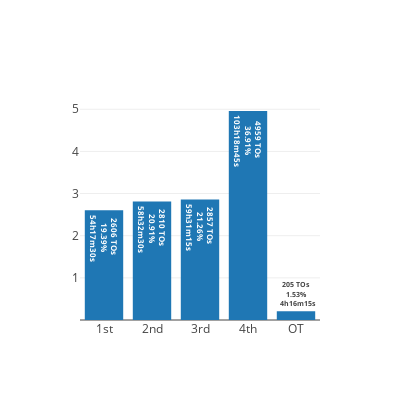

The notebook cell saved with this chart:
### Markdown cell above
# Timeouts per quarter

### Code cell
# Get data
# We clip it so that any value over 4 is replaced by 5 which are gonna all be a single OT bin.
timeout_quarter = timeouts['PERIOD'].clip(upper=5)

# Make a histogram with numpy
timeout_quarter_hist, timeout_quarter_edges = np.histogram(timeout_quarter, bins=5, range=(1, 6))

# Plotly figure
# Most of the customization can be done in their tool, like axes titles, widths and so on where it is much faster.
# However, there are some things that must be defined in the code.
# The correct tick labels for example, I haven't found a way to customize them.

# Define hover information
# I want to show percentage.
timeout_quarter_percentage = [(float(x)/sum(timeout_quarter_hist))*100 for x in timeout_quarter_hist]

time_wasted = []
for x in timeout_quarter_hist:
    m, s = divmod(x*75, 60)
    h, m = divmod(m, 60)
    time_wasted.append('{:d}h{:02d}m{:02d}s'.format(h, m, s))

# Format the strings to show
timeout_quarter_hover_text = ['<b>{y} TOs <br> {x:.2f}% <br> {z}'.format(x=timeout_quarter_percentage[i], y=timeout_quarter_hist[i], z=time_wasted[i]) for i in range(len(timeout_quarter_percentage))]


# Add the data to the plotly Bar object.
x_values = np.arange(1, 6, 1)
timeout_quarter_bars = [go.Bar(x= x_values, y= timeout_quarter_hist, text= timeout_quarter_hover_text, hoverinfo= 'text')]

# Customize axis tick labels
xaxis = dict(tickvals = x_values, ticktext=['1st', '2nd', '3rd', '4th', 'OT'])
yaxis = dict(tickvals = [1000, 2000, 3000, 4000, 5000], ticktext=[1, 2, 3, 4, 5])

layout = dict(xaxis=xaxis, yaxis=yaxis, width=400, height=400)

# This generates the figure which I later edited on the plotly web app
fig = go.Figure(data=timeout_quarter_bars, layout=layout)
iplot(fig, filename='TimeoutsPerQuarterRAW')

### Figure 1 — Plotly figure (JSON) as saved in the notebook; plotly's stock layout.template omitted (floating-point values rounded to 4 significant figures)
{"data": [{"hoverinfo": "text", "text": ["<b>2606 TOs <br> 19.39% <br> 54h17m30s", "<b>2810 TOs <br> 20.91% <br> 58h32m30s", "<b>2857 TOs <br> 21.26% <br> 59h31m15s", "<b>4959 TOs <br> 36.91% <br> 103h18m45s", "<b>205 TOs <br> 1.53% <br> 4h16m15s"], "type": "bar", "uid": "003e1862-cf14-4bf1-87d6-2d4321ae9475", "x": [1, 2, 3, 4, 5], "y": [2606, 2810, 2857, 4959, 205]}], "layout": {"height": 400, "width": 400, "xaxis": {"ticktext": ["1st", "2nd", "3rd", "4th", "OT"], "tickvals": [1, 2, 3, 4, 5]}, "yaxis": {"ticktext": [1, 2, 3, 4, 5], "tickvals": [1000, 2000, 3000, 4000, 5000]}}}
